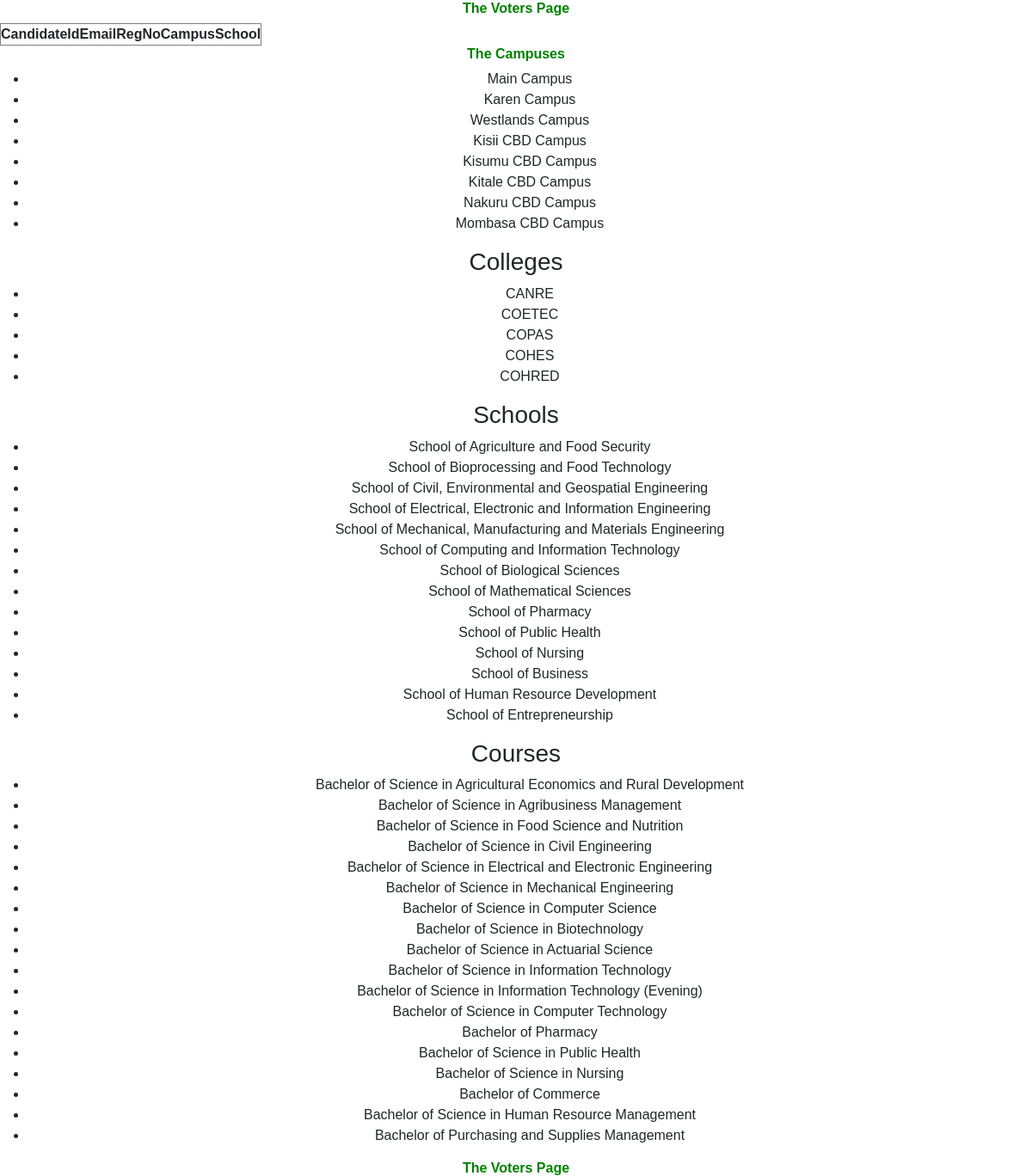
The page /home on the database its author committed.
### tables this page shows
CREATE TABLE campuses (
    id INTEGER PRIMARY KEY AUTOINCREMENT,
    name TEXT NOT NULL
);

CREATE TABLE courseGrouped (
    id INTEGER PRIMARY KEY AUTOINCREMENT,
    college TEXT NOT NULL,
    school TEXT NOT NULL,
    course TEXT NOT NULL
);

### main.py (the view)
@app.route('/home')
def home():
    cursor = get_db_connection().cursor()
    cursor.execute('SELECT DISTINCT name, id,email,campus,school,regNo,password FROM candidates')
    rows = cursor.fetchall()
    cursor.execute('SELECT DISTINCT name FROM campuses')
    campuses = [row['name'] for row in cursor.fetchall()]
    cursor.execute('select DISTINCT college FROM courseGrouped')
    colleges = [row['college'] for row in cursor.fetchall()]
    cursor.execute('select DISTINCT school FROM courseGrouped')
    schools = [row['school'] for row in cursor.fetchall()]
    cursor.execute('select DISTINCT course FROM courseGrouped')
    courses = [row['course'] for row in cursor.fetchall()]
    return render_template('votesResult.html', rows=rows,colleges=colleges,campuses=campuses,schools=schools,courses=courses)

### main.py (called while the page is built)
def get_db_connection():
    conn = sqlite3.connect('electiondb.db')
    conn.row_factory = sqlite3.Row
    return conn

### templates/votesResult.html (shortened to what this page needs)
{% extends "base.html" %} {% block title %}Votes Result{% endblock %} {% block header %}
<h2 style="color: green; font-size: medium; font-family: 'Franklin Gothic Medium', 'Arial Narrow', Arial, sans-serif; font-weight: 600; text-transform: capitalize; text-align: center;">
    The Voters Page
</h2>
{% endblock %} {% block content %}
<table border="1" style="border-style: groove;border-spacing: 10%;">
    <thead>
        <tr>
            <th>Candidate</th>
            <th>Id</th>
            <th>Email</th>
            <th>RegNo</th>
            <th>Campus</th>
            <th>School</th>
        </tr>
    </thead>
</table>
<h2 style="color: green; font-size: medium; font-family: 'Franklin Gothic Medium', 'Arial Narrow', Arial, sans-serif; font-weight: 600;">
    The Campuses
</h2>
<ul>
    {% for campus in campuses %}
    <li>{{ campus }}</li>
    {% endfor %}
</ul>
<h3>
    Colleges
</h3>
<ul>
    {% for college in colleges %}
    <li>{{ college }}</li>
    {% endfor %}
</ul>
<h3>
    Schools
</h3>
<ul>
    {% for school in schools %}
    <li>{{ school }}</li>
    {% endfor %}
</ul>
<h3>
    Courses
</h3>
<ul>
    {% for course in courses %}
    <li>{{ course }}</li>
    {% endfor %}
</ul>
{% endblock %} {% block footer %}
<h2 style="color: green; font-size: medium; font-family: 'Franklin Gothic Medium', 'Arial Narrow', Arial, sans-serif; font-weight: 600;">
    The Voters Page
</h2>
{% endblock %}

### templates/base.html (shortened to what this page needs)
<!DOCTYPE html>
<!DOCTYPE html>
<html lang="en">
<head>
    <link rel="stylesheet" type="text/css" href="../static/styles/login.css?{{ cache_id }}">
    <link rel="stylesheet" type="text/css" href="../static/styles/results.css?{{ cache_id }}">
    <link href="https://cdn.jsdelivr.net/npm/bootstrap@5.0.2/dist/css/bootstrap.min.css" rel="stylesheet">
    <header>{% block header%} {% endblock %}</header>
</head>
<body style="text-align: center; justify-content: center;">
    {% block content%} {% endblock %}
    <footer>{% block footer%} {% endblock %}</footer>
</body>
</html>

### static/styles/login.css (style rules this page uses)
* { box-sizing: border-box; margin: 0; padding: 0; }
html, body { height: 100%; background-color: #fff; font-family: Arial, Helvetica, sans-serif; }

### static/styles/results.css (style rules this page uses)
* { box-sizing: border-box; margin: 0; padding: 0; text-decoration: none; font-family: Arial, Helvetica, sans-serif; }
body { background-color: #F1FFE7; overflow-x: hidden; }

### rows shown on the page
campuses: name "Main Campus"
campuses: name "Karen Campus"
campuses: name "Westlands Campus"
campuses: name "Kisii CBD Campus"
campuses: name "Kisumu CBD Campus"
campuses: name "Kitale CBD Campus"
campuses: name "Nakuru CBD Campus"
campuses: name "Mombasa CBD Campus"
courseGrouped: school "School of Bioprocessing and Food Technology", course "Bachelor of Science in Food Science and Nutrition"
courseGrouped: school "School of Civil, Environmental and Geospatial Engineering", course "Bachelor of Science in Civil Engineering"
courseGrouped: school "School of Electrical, Electronic and Information Engineering", course "Bachelor of Science in Electrical and Electronic Engineering"
courseGrouped: school "School of Mechanical, Manufacturing and Materials Engineering", course "Bachelor of Science in Mechanical Engineering"
courseGrouped: school "School of Biological Sciences", course "Bachelor of Science in Biotechnology"
courseGrouped: school "School of Mathematical Sciences", course "Bachelor of Science in Actuarial Science"
courseGrouped: school "School of Pharmacy", course "Bachelor of Pharmacy"
courseGrouped: school "School of Public Health", course "Bachelor of Science in Public Health"
courseGrouped: school "School of Nursing", course "Bachelor of Science in Nursing"
courseGrouped: school "School of Business", course "Bachelor of Commerce"
courseGrouped: school "School of Human Resource Development", course "Bachelor of Science in Human Resource Management"
courseGrouped: school "School of Entrepreneurship", course "Bachelor of Purchasing and Supplies Management"
courseGrouped: course "Bachelor of Science in Agricultural Economics and Rural Development"
courseGrouped: course "Bachelor of Science in Agribusiness Management"
courseGrouped: course "Bachelor of Science in Information Technology"
courseGrouped: course "Bachelor of Science in Information Technology (Evening)"
courseGrouped: course "Bachelor of Science in Computer Technology"

### other values the page prints
{{ college }} "CANRE" "COETEC" "COPAS" "COHES" "COHRED"
{{ school }} "School of Agriculture and Food Security" "School of Computing and Information Technology"
{{ course }} "Bachelor of Science in Computer Science"
